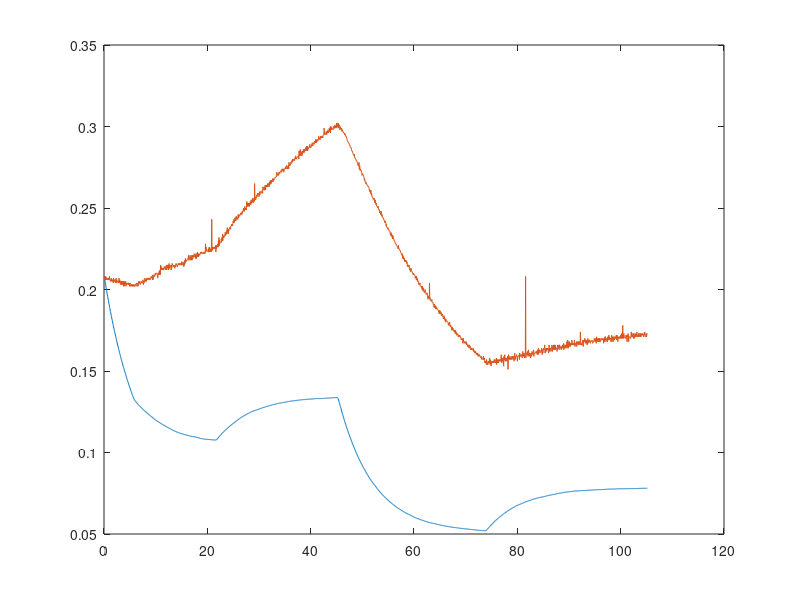
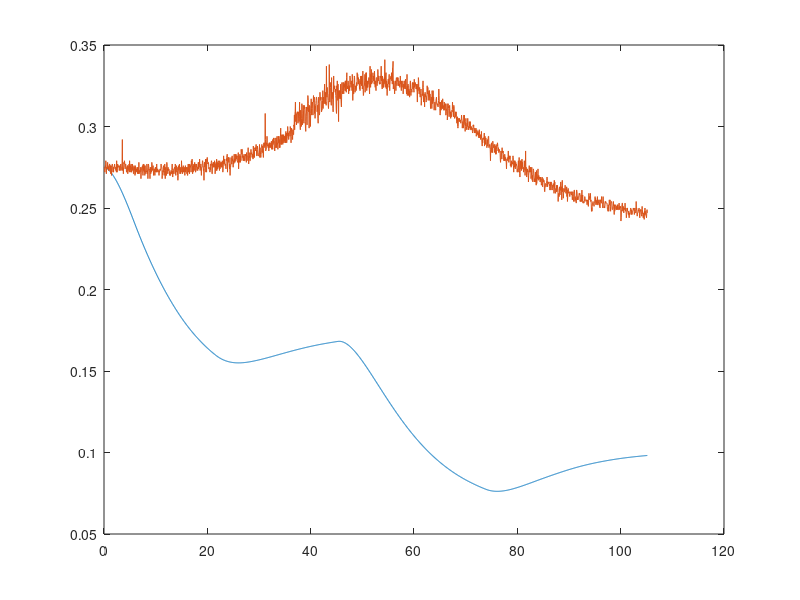
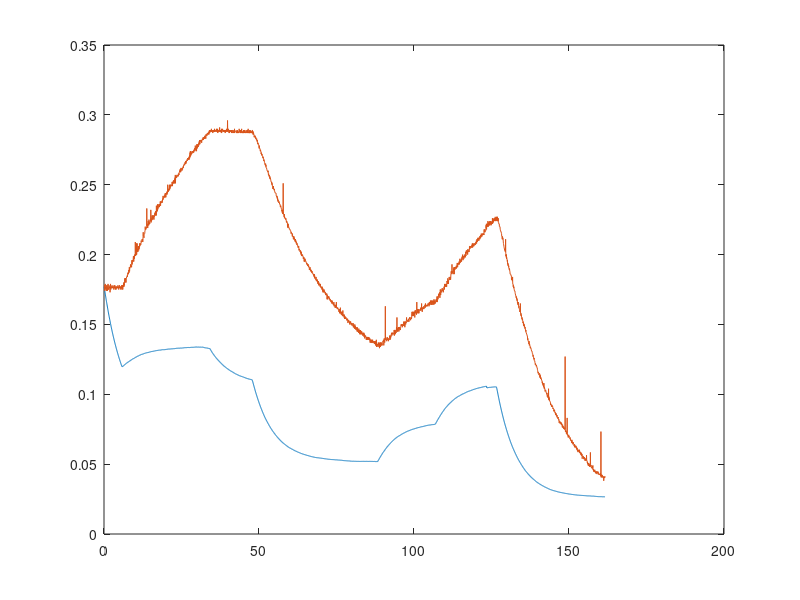
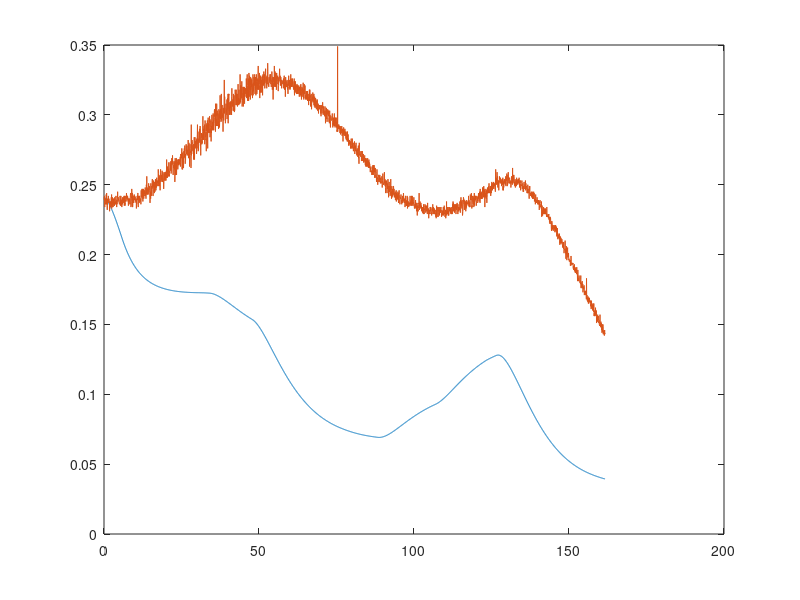

These figures' MATLAB source, in order:
clear ;
close all;

% Top tank

K = 3*10^-5;
Kb = -0.0002;
AreaTop = (pi*(0.08)^2)/4;
dTop = 0.295*0.0254;
AdTop = (pi*(0.295*0.0254)^2)/4;

% Bottom tank
AreaBottom = (pi*(0.08)^2)/4;
dBottom = 0.01;
AdBottom = (pi*(0.01)^2)/4;
rho = 1000;
g = 9.81;

R1 = 12.88*10^6;
R2 = 16.5889*10^6;

[time,H1,H2,Volt]=textread('TT_DynamicValidationData_1_exc.txt');



[time_b,H1_b,H2_b,Volt_b]=textread('TT_DynamicValidationData_2_exc.txt');


A = [-rho*g/(R1*AreaTop) 0;rho*g/(R1*AreaBottom) -rho*g/(R2*AreaBottom)];
B = [K/AreaTop Kb/AreaTop;0 0];
C = [1 0;0 1];
D = [0 0;0 0];

sys = ss(A,B,C,D);             


u = ones(size(Volt));

[H] = lsim(sys,[Volt u],time,[(2.08E+01)*0.01 (2.75E+01)*0.01]);


figure(4)
plot(time,H(:,1),time,H1*0.01);

figure(5)
plot(time,H(:,2),time,H2*0.01);

rmsH1_val1 = rms(H(:,1)-H1*0.01);
rmsH2_val1 = rms(H(:,2)-H2*0.01);


% validation data 2

u = ones(size(Volt_b));

[H_b] = lsim(sys,[Volt_b u],time_b,[(1.77E+01)*0.01 (2.41E+01)*0.01]);


figure(6)
plot(time_b,H_b(:,1),time_b,H1_b*0.01);


figure(7)
plot(time_b,H_b(:,2),time_b,H2_b*0.01);


rmsH1_val2 = rms(H_b(:,1)-H1_b*0.01);
rmsH2_val2 = rms(H_b(:,2)-H2_b*0.01);
